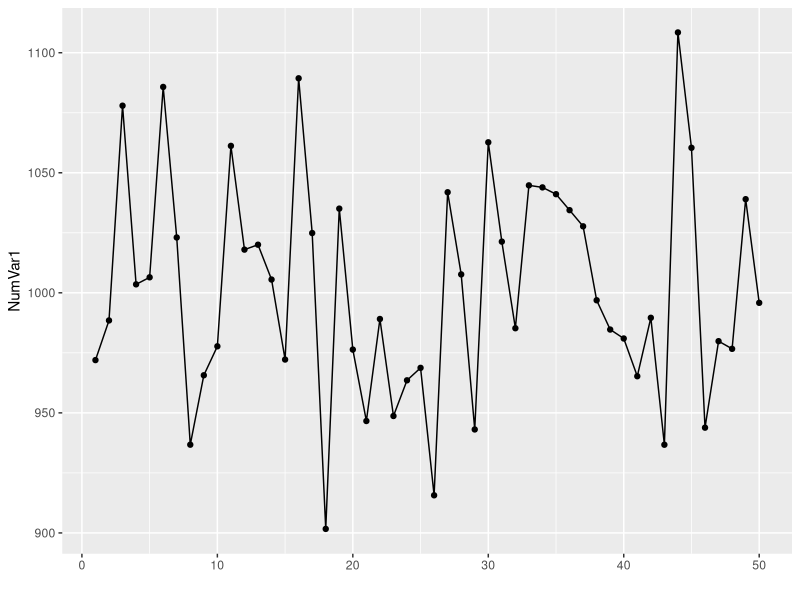
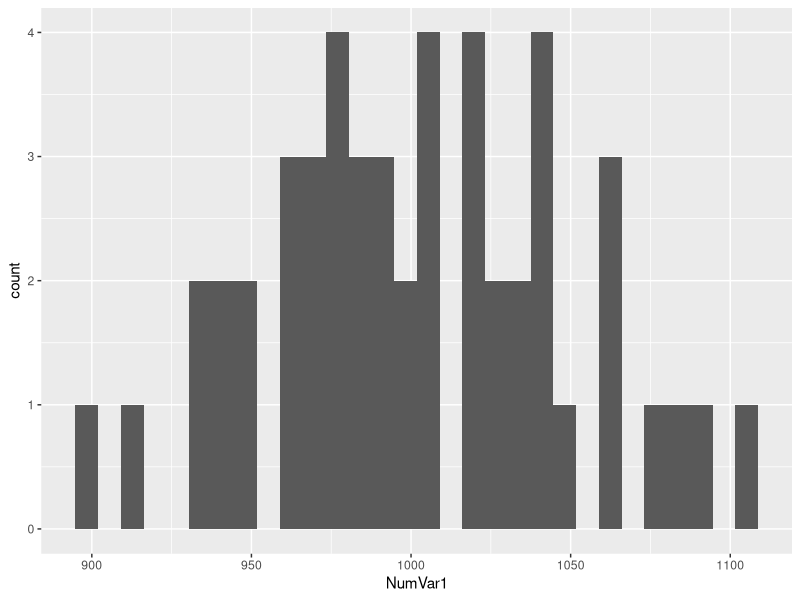
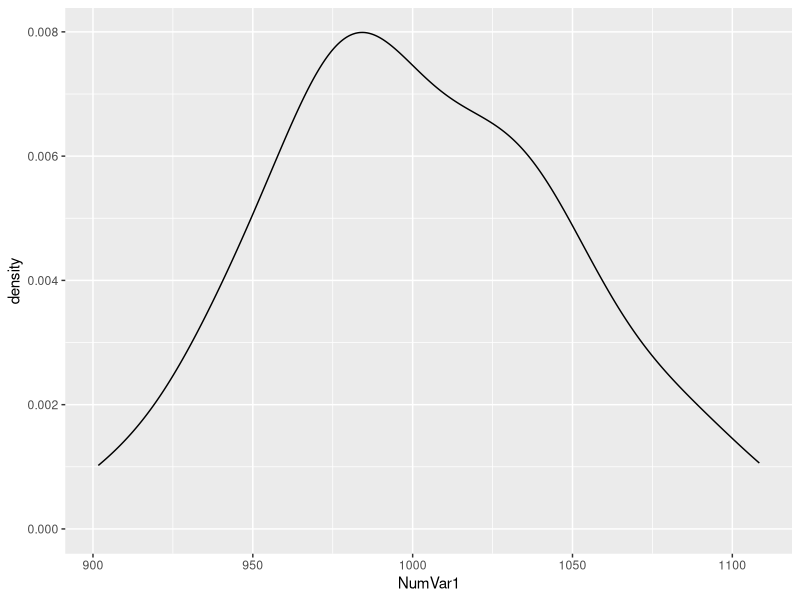
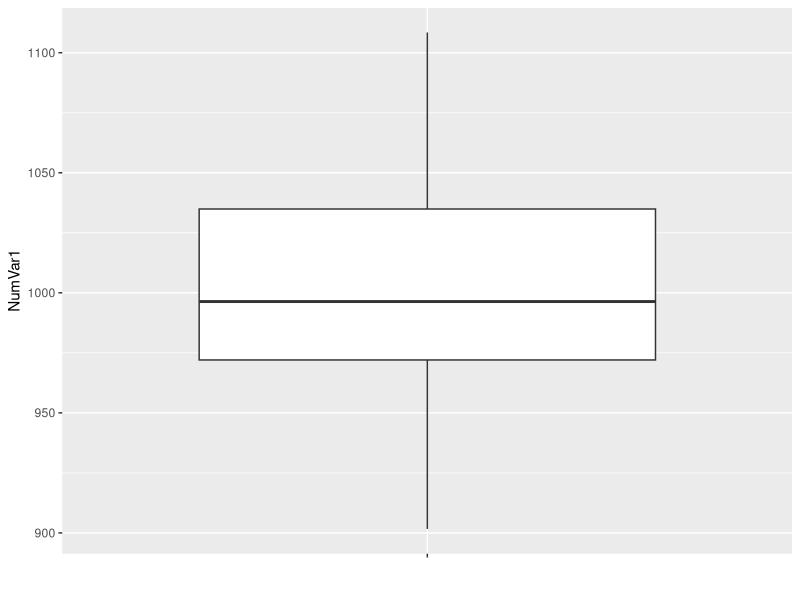
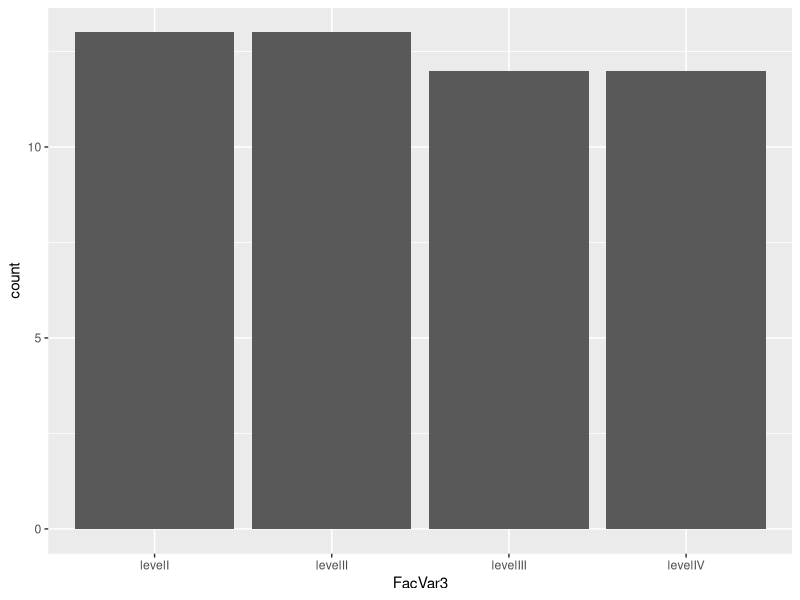
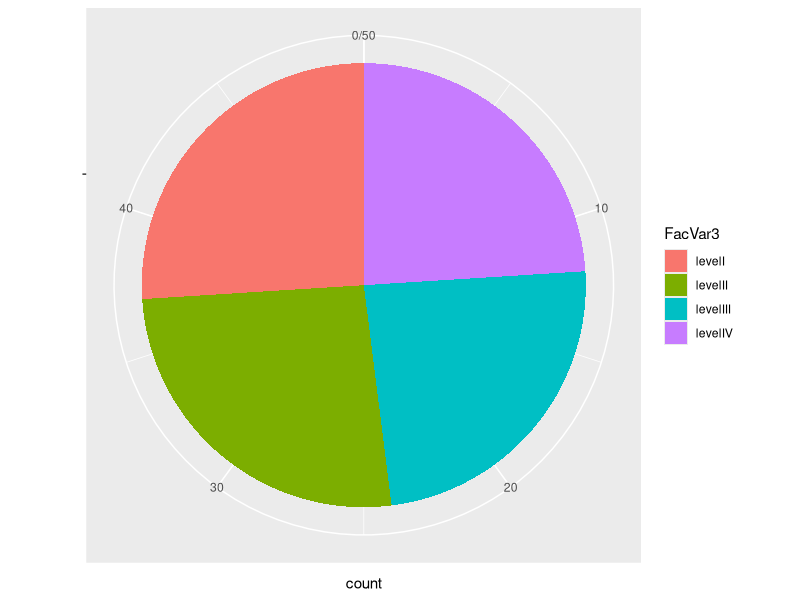
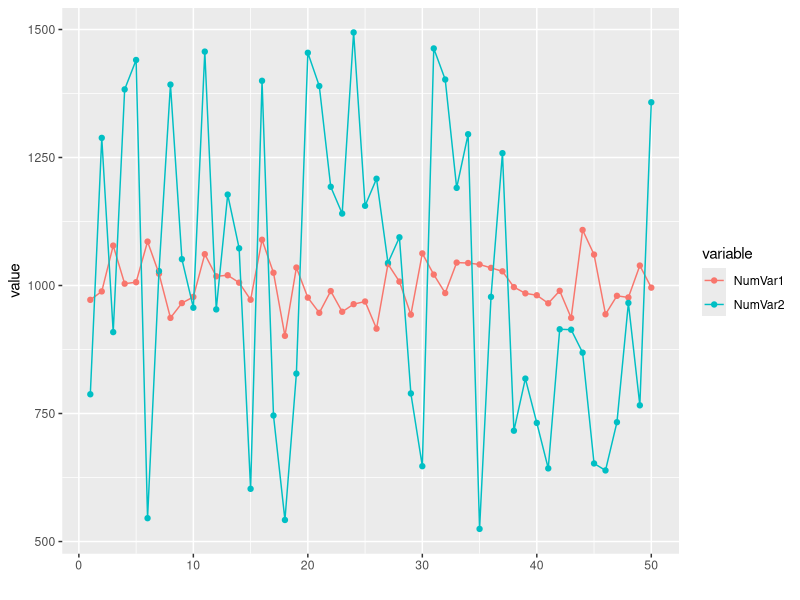
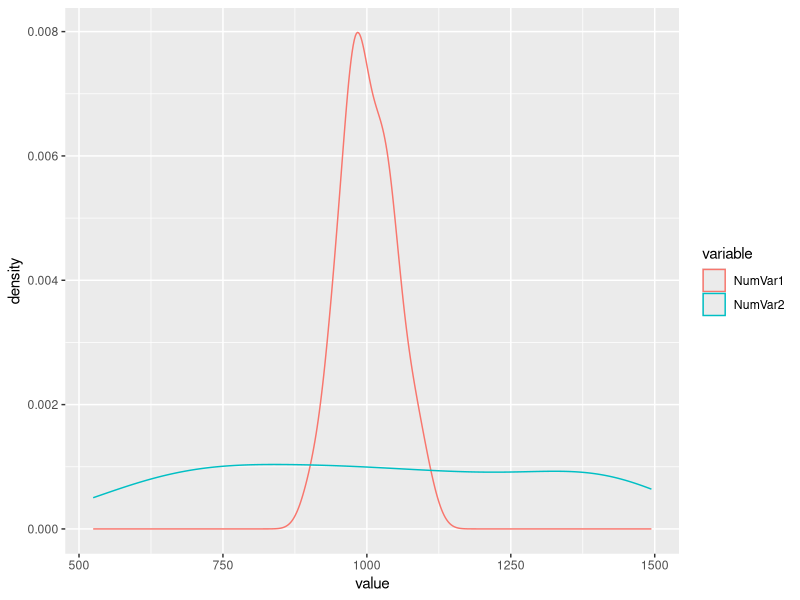

The R script that drew these images, in order: (Note: this script raises an error after producing the figures.)
## ---- chunk 1
## Simulate some data

## 3 Factor Variables
FacVar1=as.factor(rep(c("level1","level2"),25))
FacVar2=as.factor(rep(c("levelA","levelB","levelC"),17)[-51])
FacVar3=as.factor(rep(c("levelI","levelII","levelIII","levelIV"),13)[-c(51:52)])

## 4 Numeric Vars
set.seed(123)
NumVar1=round(rnorm(n=50,mean=1000,sd=50),digits=2) ## Normal distribution
set.seed(123)
NumVar2=round(runif(n=50,min=500,max=1500),digits=2) ## Uniform distribution
set.seed(123)
NumVar3=round(rexp(n=50,rate=.001)) ## Exponential distribution
NumVar4=2001:2050

simData=data.frame(FacVar1,FacVar2,FacVar3,NumVar1,NumVar2,NumVar3,NumVar4)
## ---- chunk 2
library(ggplot2)
library(reshape2)
## ---- chunk 3
ggplot(simData,aes(y=NumVar1,x=1:nrow(simData),group="NumVar1"))+geom_point()+geom_line()+xlab("") ## Index plot: starting off the line with ggplot will initialize the code to utilize ggplot2 for the graph creation. simData will be the dataset used, aes sets the astetics of the graph, y= will set the y axis, x= will set the x axis,group will connect the points with a line, geom_point will set the points on the graph and allow for any visual changes to the points (e.g. color or size), geom_line will set the line connecting each point, xlab will label the x axis 
## ---- chunk 4
ggplot(simData,aes(x=NumVar1))+geom_histogram() ## histogram: by adding geom_histogram will create a histogram,assuming you are only using one numeric variable
## ---- chunk 5
ggplot(simData,aes(x=NumVar1))+geom_density() ## Kernel density plot: similar to the histogram, adding geom_density will create a density plot
## ---- chunk 6
ggplot(simData,aes(x=factor(""),y=NumVar1))+geom_boxplot()+ xlab("") ## box plot: using geom_boxplot will create a boxplot graph
## ---- chunk 7
ggplot(simData,aes(x=FacVar3))+geom_bar() ## barplot: setting and factor variable to the x axis and adding geom_bar will create a bar graph
## ---- chunk 8
## pie chart - Not the best graph --- use with caution
ggplot(simData,aes(x = factor(""), fill=FacVar3, label=FacVar3))+geom_bar()+ coord_polar(theta = "y")  +scale_x_discrete("") ## fill will change the color of each pie slice, in this case it set each factor variable 'FacVar3' toa  different color, and labeled them as well, adding geom_bar at the end will create the bar graph, coord_polar is actually create a stacked bar chart with polar coordinates, which means it is shaped circular, theta = y sets the map angle to y, scale_x_discrete sets the values/labels around the pie chart 
## ---- chunk 9
simtmp=simData[,c(4:5)] ## 4th and 5th columns are NumVar1 and NumVar2
simtmp$index=1:nrow(simtmp)
simtmpmelt=melt(simtmp,id=c("index"))

## line plots with observation number as index
ggplot(simtmpmelt,aes(y=value,x=index,color=variable))+geom_point()+geom_line()+xlab("") ## sets NumVar1/2 to the variable simtmp, then sets the axis to fit both data sets, melts, or reshapes, the data to fit the data sets on one graph, then plots the graph using the normal function, color is assigned to each line using color=
## ---- chunk 10
## Let's draw density functions for NumVar1 & NumVar2
ggplot(simtmpmelt,aes(x=value,color=variable))+geom_density() ##using the same melted datasets, but instead using geom_density to create a density plot
## ---- chunk 11
## scatter plot
ggplot(simData,aes(x=NumVar1,y=NumVar2))+geom_point() ##setting two numeric variables to each axis and using geom_point will create a scatterplot
## ---- chunk 12
## Mosaic plot: ggMMplot function - thanks to Edwin on Stackoverflow: http://stackoverflow.com/questions/19233365/how-to-create-a-marimekko-mosaic-plot-in-ggplot2

ggMMplot <- function(var1, var2){
  require(ggplot2)
  levVar1 <- length(levels(var1))
  levVar2 <- length(levels(var2))
  
  jointTable <- prop.table(table(var1, var2))
  plotData <- as.data.frame(jointTable)
  plotData$marginVar1 <- prop.table(table(var1))
  plotData$var2Height <- plotData$Freq / plotData$marginVar1
  plotData$var1Center <- c(0, cumsum(plotData$marginVar1)[1:levVar1 -1]) +
    plotData$marginVar1 / 2
  
  ggplot(plotData, aes(var1Center, var2Height)) +
    geom_bar(stat = "identity", aes(width = marginVar1, fill = var2), col = "Black") +
    geom_text(aes(label = as.character(var1), x = var1Center, y = 1.05)) 
}
ggMMplot(simData$FacVar2, simData$FacVar3)
## ---- chunk 13
## barplots

bartabledat = as.data.frame(table(simData$FacVar2, simData$FacVar3)) ## get the cross tab: essentially combines the two factor variables together to be able to be plotted on one graph
ggplot(bartabledat,aes(x=Var2,y=Freq,fill=Var1))+geom_bar(position="dodge") ## plot: plots the bar graph using geom_bar, using position=dodge will make it so the bars are placed next to each other
## ---- chunk 14
ggplot(bartabledat,aes(x=Var2,y=Freq,fill=Var1))+geom_bar() ## stacked: same as the last graph but without the position=dodge so that the bars are stacked instead
## ---- chunk 15
bartableprop =as.data.frame(prop.table(table(simData$FacVar2, simData$FacVar3),2)*100) ##this sets the same data as before to be out of 100% instead of actual values
ggplot(bartableprop,aes(x=Var2,y=Freq,fill=Var1))+geom_bar() ## Stacked 100%: plots the bar graph
## ---- chunk 16
## Box plots for the numeric var over the levels of the factor var
ggplot(simData,aes(x=FacVar1,y=NumVar1))+geom_boxplot() ##setting the factor variable on x and the numeric variable on and using geom_boxplot will create two boxes
## ---- chunk 17
## density plot of numeric var across multiple levels of the factor var
ggplot(simData,aes(x=NumVar1,color=FacVar1))+geom_density() ##using color=FacVar1 will assign the numeric variable to both facotr variables and color each factor varibale a different color
## ---- chunk 18
meanagg = aggregate(simData$NumVar1, list(simData$FacVar3), mean) ##gets the mean of the numeric variable over the levels of a facotr variable and assigns it to the variable meanagg
ggplot(meanagg,aes(x=Group.1,y=x))+geom_point()+coord_flip() ## Dot Chart equivalent: using the newly create mean agg, graphs the data set, flips the coordinates using coord_flip
## ---- chunk 19
ggplot(meanagg,aes(x=Group.1,y=x))+geom_bar() ## Bar plot: same as the last graph but uses geom_bar instead to create a bar graph
## ---- chunk 20
Threebartable = as.data.frame(table(simData$FacVar1, simData$FacVar2, simData$FacVar3)) ## sets each factor variable to the variable threebartable
ggplot(Threebartable,aes(x=Var3,y=Freq,fill=Var2))+geom_bar(position="dodge")+facet_wrap(~Var1) ## Bar plot with facetting: plots the bar graph, sets each level of factor variable 1 next to each other using facet_wrap
## ---- chunk 21
## boxplot of NumVar1 over an interaction of 6 levels of the combination of FacVar1 and FacVar2
ggplot(simData,aes(x=FacVar2,y=NumVar1, fill=FacVar1))+geom_boxplot() ##compares numvar1 in relation to facvar2 iterated twice using facvar1
## ---- chunk 22
## Mean of 1 Numeric veriable over levels of two factor variables
meanaggg = aggregate(simData$NumVar1, list(simData$FacVar1, simData$FacVar2), mean) ## sets all the varibales to meanaggg
## Dot Chart equivalent
ggplot(meanaggg,aes(x=Group.2,y=x,color=Group.2))+geom_point()+coord_flip()+facet_wrap(~Group.1, ncol=1) ##plots meanaggg on a dot chart, sets the graphs on top of each other (or in one column) using facet_wrap(ncol=1)
## ---- chunk 23
## Interaction chart - line chart
ggplot(meanaggg,aes(x=Group.2,y=x,color=Group.1, group=Group.1))+geom_point()+geom_line() ##using the same data set from the last graph, plots all the points on one graph this time in relation to facvar 2 and color codes each line which is the interaction with facvar1
## ---- chunk 24
## And bar plot
ggplot(meanaggg,aes(x=Group.2,y=x))+geom_bar()+facet_wrap(~Group.1) ##creates a bargraph with the same data set meanaggg, and places the graphs next to each other
## ---- chunk 25
## Scatter plot
ggplot(simData,aes(x=NumVar1,y=NumVar2,color=FacVar1))+geom_point() ##plots two different numeric varibles on a graph 'numvar1/2' and color codes them based on each factor variable
## ---- chunk 26
## NumVar4 is 2001 through 2050... possibly, a time variable - use that as the x-axis
simtmpp=simData[,c(4,5,7)] ##'NumVar1/2/4'
simtmppmelt=melt(simtmpp,id=c("NumVar4")) ##takes 3 numeric variables and melts them into one called simtmppmelt
ggplot(simtmppmelt,aes(x=NumVar4,y=value,color=variable,group=variable))+geom_point()+geom_line() ##plots two lines 'Numvar1/2' over the x axis which is Numvar4, which in this example is the years 2001-2050
## ---- chunk 27
## Extra: Stacked Area Graph
ggplot(simtmppmelt,aes(x=NumVar4,y=value,fill=variable))+geom_area(position="stack") ##using the same dataset as the last graph but using geom_area will create an are graph, using position=stack will stack the variables on the graph
## ---- chunk 28
## Extra: 100% stacked area graph
ggplot(simtmppmelt,aes(x=NumVar4,y=value,fill=variable))+geom_area(position="fill") ## same as the last graps but instead of using position=stack use fill to fill the entire graph, making it out of 100%
## ---- chunk 29
## ## Bubble plot - scatter plot of NumVar1 and NumVar2 with individual observations sized by NumVar3
ggplot(simData,aes(x=NumVar1,y=NumVar2,size=NumVar3))+geom_point() ##setting two numeric varibales on each axis then setting the size to a third numeric varible will create a bubble plot
## ---- chunk 30
#Thanks to Gaston Sanchez for the function: http://gastonsanchez.wordpress.com/2012/08/27/scatterplot-matrices-with-ggplot/
 makePairs <- function(data) 
{
  grid <- expand.grid(x = 1:ncol(data), y = 1:ncol(data))
  grid <- subset(grid, x != y)
  all <- do.call("rbind", lapply(1:nrow(grid), function(i) {
    xcol <- grid[i, "x"]
    ycol <- grid[i, "y"]
    data.frame(xvar = names(data)[ycol], yvar = names(data)[xcol], 
               x = data[, xcol], y = data[, ycol], data)
  }))
  all$xvar <- factor(all$xvar, levels = names(data))
  all$yvar <- factor(all$yvar, levels = names(data))
  densities <- do.call("rbind", lapply(1:ncol(data), function(i) {
    data.frame(xvar = names(data)[i], yvar = names(data)[i], x = data[, i])
  }))
  list(all=all, densities=densities)
}

## expanding numeric columns for pairs plot
gg1 = makePairs(simData[,4:7])

## new data frame 
simDatabig = data.frame(gg1$all,simData[,1:3])

## pairs plot
ggplot(simDatabig, aes_string(x = "x", y = "y")) + 
  facet_grid(xvar ~ yvar, scales = "free") + 
  geom_point(aes(colour=FacVar2), na.rm = TRUE) + 
  stat_density(aes(x = x, y = ..scaled.. * diff(range(x)) + min(x)), 
               data = gg1$densities, position = "identity", 
               colour = "grey20", geom = "line") ## takes every numeric varibale set and sees its interaction with every other numeric variable, and color codes each in relation to a factor variable
